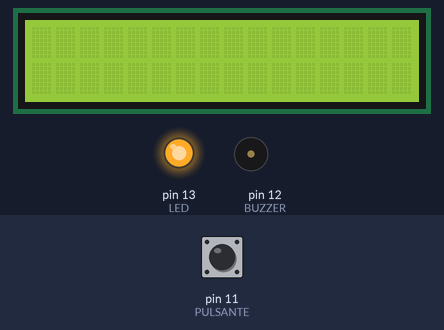
A sketch run on a simulated Arduino Uno, built with avr-gcc and run on an emulated ATmega328P. Parts: 16×2 character LCD, output pins drawn as LEDs (lit = HIGH), buzzer (waves = sounding). The inputs (shaded band) are chosen by the test bench; at power-on: pin 11 (PULSANTE) LOW. Random numbers use the default seed unless the sketch sets one.

Above: at 4.0 s.
4.1 s: pin 11 (PULSANTE) pulled HIGH for 0.15 s
At 4.6 s:
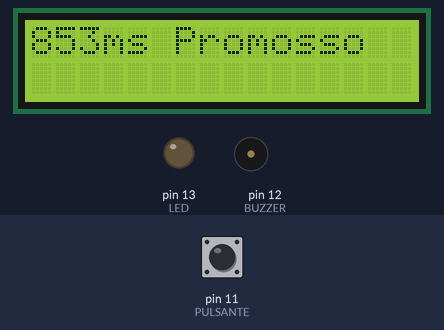
At 7.0 s:
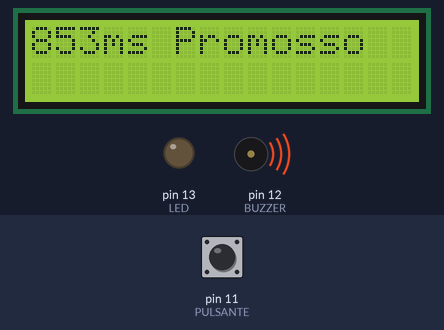
7.2 s: pin 11 (PULSANTE) pulled HIGH for 1 s
At 8.2 s:
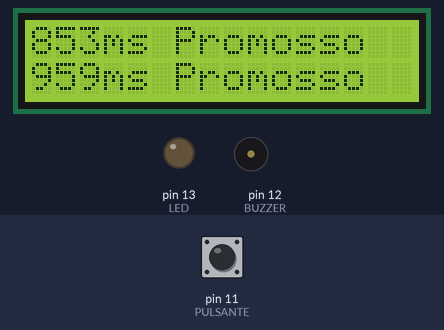
Timing chart, 0 to 10.2 s (numbered marks = the images above; inputs shaded):
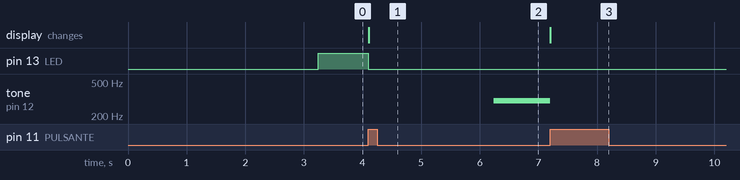

The sketch:

Riflessi.ino
```cpp
#include <LiquidCrystal.h>

#define LED 13
#define PULSANTE 11
#define BUZZER 12
int buzzerPin = 12;
int premuto = 0;
int tempoIniziale = 0;
int tempoFinale = 0;
LiquidCrystal lcd(7,6,5,4,3,2);
void setup() {
   pinMode(LED, OUTPUT);
   pinMode(PULSANTE, INPUT);
   digitalWrite(LED, LOW);
   pinMode(BUZZER,OUTPUT);
   randomSeed(analogRead(0));
   lcd.begin(16,2);

   riflessiVisivi();
   riflessiSonori();
}

void riflessiVisivi(){
  int tempoVisivo=random(2000,5000);
  delay(tempoVisivo);
  digitalWrite(LED, HIGH);
  tempoIniziale = millis();
  while (premuto == 0) {
    premuto = digitalRead(PULSANTE);
     if (premuto == HIGH) {
       tempoFinale = millis();
       digitalWrite(LED, LOW);
     }
   }
   premuto = 0;
   lcd.setCursor(0,0);
  int ciao= tempoFinale - tempoIniziale;
   lcd.print(ciao); lcd.print("ms");
   if(ciao>1000){
    lcd.print(" Bocciato");
      }
      else{
        lcd.print(" Promosso");
        }
}

void riflessiSonori(){
  int tempoSonoro=random(2000, 5000);
  delay(tempoSonoro);
   tone(BUZZER, 300,5000);
   tempoIniziale=millis();
   while(premuto==0){
    premuto = digitalRead(PULSANTE);
     if (premuto == HIGH) {
       tempoFinale = millis();
       noTone(BUZZER);
     }
   }
   premuto = 0;
   lcd.setCursor(0,1);
   int ciao= tempoFinale - tempoIniziale;
   lcd.print(ciao);lcd.print("ms");
   if(ciao>1000){
    lcd.print(" Bocciato");
      }
      else{
        lcd.print(" Promosso");
        }
}


void loop() {
}
```

Measured:
- after the input at 4.1 s, pin 13 (LED): HIGH → LOW at once; tone on pin 12 (BUZZER): silent → 300 Hz after 2.1 s; the display: changes at once (image 1)
- after the input at 7.2 s, the display: changes at once (image 3)
